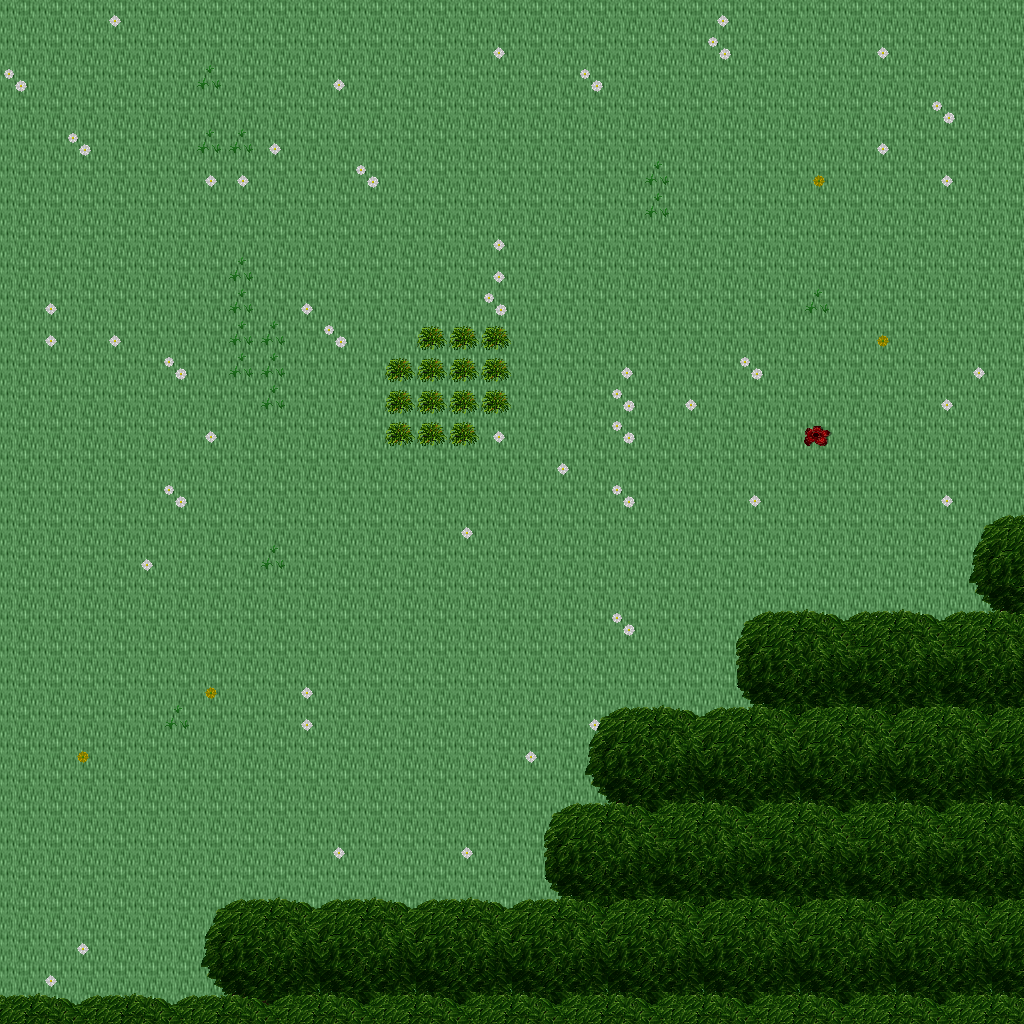

The image is a tile-based game level rendered from a .tmx file. Its description and source (layers, tilesets, objects; grid data summarised) follow:
An orthogonal 32x32 tile map with 32x32 px tiles, 5 tile layers (Ground, Objects, Objects2, Above, ...), 1 hidden layer not drawn, 13 tilesets.

<map version="1.10" tiledversion="1.11.0" orientation="orthogonal" renderorder="right-down" width="32" height="32" tilewidth="32" tileheight="32" infinite="0" nextlayerid="11" nextobjectid="1">
 <tileset firstgid="1" name="ground_ground" tilewidth="32" tileheight="32" tilecount="33" columns="3">
  <image source="../drawable/ground_ground.png" width="96" height="352" />
 </tileset>
 <tileset firstgid="34" name="plant_grasses" tilewidth="32" tileheight="32" tilecount="6" columns="3">
  <image source="../drawable/plant_grasses.png" width="96" height="64" />
 </tileset>
 <tileset firstgid="40" name="plant_flower_daisy_white" tilewidth="32" tileheight="32" tilecount="8" columns="2">
  <image source="../drawable/plant_flower_daisy_white.png" width="64" height="128" />
 </tileset>
 <tileset firstgid="48" name="plant_flower_daisy_yellow" tilewidth="32" tileheight="32" tilecount="8" columns="2">
  <image source="../drawable/plant_flower_daisy_yellow.png" width="64" height="128" />
 </tileset>
 <tileset firstgid="56" name="plant_bush_bushes" tilewidth="32" tileheight="32" tilecount="10" columns="5">
  <image source="../drawable/plant_bush_bushes.png" width="160" height="64" />
 </tileset>
 <tileset firstgid="66" name="plant_tree_tree_darkgreen" tilewidth="32" tileheight="32" tilecount="88" columns="8">
  <image source="../drawable/plant_tree_tree_darkgreen.png" width="256" height="352" />
 </tileset>
 <tileset firstgid="154" name="logic_creature_elf" tilewidth="32" tileheight="32" tilecount="16" columns="8">
  <image source="../drawable/logic_creature_elf.png" width="256" height="64" />
 </tileset>
 <tileset firstgid="170" name="logic_creature_rodent" tilewidth="32" tileheight="32" tilecount="8" columns="8">
  <image source="../drawable/logic_creature_rodent.png" width="256" height="32" />
 </tileset>
 <tileset firstgid="178" name="logic_creature_animal" tilewidth="32" tileheight="32" tilecount="32" columns="8">
  <image source="../drawable/logic_creature_animal.png" width="256" height="128" />
 </tileset>
 <tileset firstgid="210" name="logic_item_resources" tilewidth="32" tileheight="32" tilecount="6" columns="6">
  <image source="../drawable/logic_item_resources.png" width="192" height="32" />
 </tileset>
 <tileset firstgid="216" name="logic_item_mushroom" tilewidth="32" tileheight="32" tilecount="6" columns="6">
  <image source="../drawable/logic_item_mushroom.png" width="192" height="32" />
 </tileset>
 <tileset firstgid="222" name="logic_collision" tilewidth="32" tileheight="32" tilecount="1" columns="1">
  <image source="../drawable/logic_collision.png" width="32" height="32" />
 </tileset>
 <tileset firstgid="223" name="logic_item_herb" tilewidth="32" tileheight="32" tilecount="5" columns="5">
  <image source="../drawable/logic_item_herb.png" width="160" height="32" />
 </tileset>
 <layer id="1" name="Ground" width="32" height="32">
  <data>[1024 cells, 1024 non-empty, 1 distinct tile ids]</data>
 </layer>
 <layer id="2" name="Objects" width="32" height="32">
  <data>[1024 cells, 102 non-empty, 6 distinct tile ids]</data>
 </layer>
 <layer id="3" name="Objects2" width="32" height="32">
  <data>[1024 cells, 9 non-empty, 7 distinct tile ids]</data>
 </layer>
 <layer id="4" name="Above" width="32" height="32">
  <data>[1024 cells, 230 non-empty, 40 distinct tile ids]</data>
 </layer>
 <layer id="5" name="Above2" width="32" height="32">
  <data>[1024 cells, 6 non-empty, 2 distinct tile ids]</data>
 </layer>
 <layer id="6" name="Walkable" width="32" height="32" visible="0">
  <data>[1024 cells, 205 non-empty, 1 distinct tile ids]</data>
 </layer>
 <objectgroup id="7" name="Mapevents" />
 <objectgroup id="8" name="Spawn" />
 <objectgroup id="9" name="Keys" />
 <objectgroup id="10" name="Replace" />
</map>
